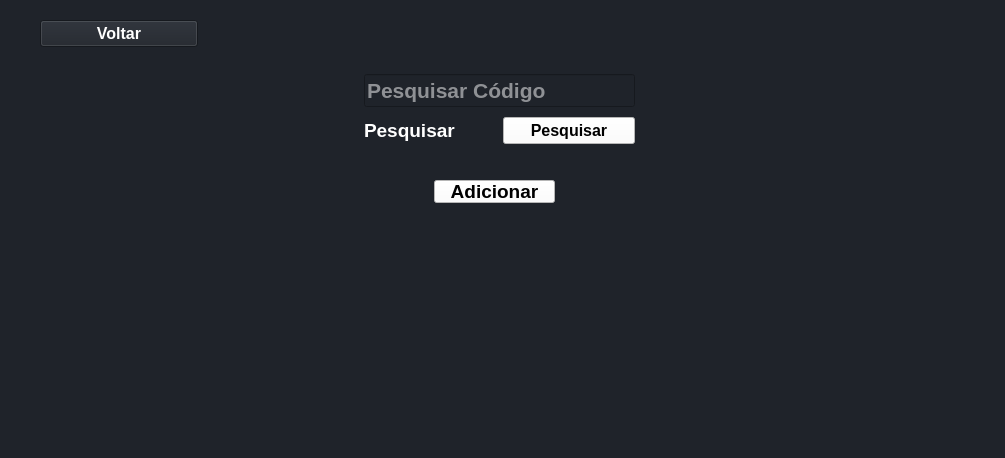
<?xml version="1.0" encoding="UTF-8"?>
<ui version="4.0">
 <class>Dialog</class>
 <widget class="QDialog" name="Dialog">
  <property name="geometry">
   <rect>
    <x>0</x>
    <y>0</y>
    <width>1005</width>
    <height>454</height>
   </rect>
  </property>
  <property name="windowTitle">
   <string>Trocar</string>
  </property>
  <property name="styleSheet">
   <string notr="true">background-color:#1f232a;</string>
  </property>
  <layout class="QGridLayout" name="gridLayout">
   <item row="0" column="0">
    <widget class="QStackedWidget" name="stackedWidget">
     <property name="currentIndex">
      <number>1</number>
     </property>
     <widget class="QWidget" name="page">
      <layout class="QHBoxLayout" name="horizontalLayout">
       <item>
        <widget class="QWidget" name="widget" native="true">
         <layout class="QGridLayout" name="gridLayout_2">
          <item row="0" column="0">
           <widget class="QTableWidget" name="tableWidget">
            <property name="font">
             <font>
              <pointsize>8</pointsize>
             </font>
            </property>
            <property name="styleSheet">
             <string notr="true">QWidget {
  background-color:#1f232a;
    color: #fffff8;
}


QHeaderView::section {
    background-color: #646464;
    padding: 4px;
    font-size: 10pt;
	
    border-style: none;
    border-bottom: 1px solid #fffff8;
    border-right: 1px solid #fffff8;
}

QTableWidget {
    gridline-color: #fffff8;
    font-size: 8pt;

border:none;
}

QHeaderView::section:horizontal
{
    border-top: 1px solid #fffff8;
}

QTableWidget QTableCornerButton::section {
    background-color: #646464;
    border: 1px solid #fffff8;
}

QHeaderView::section:horizontal
{
    border-top: 1px solid #fffff8;
}

QHeaderView::section:vertical
{
    border-left: 1px solid #fffff8;
}
QTableWidget::item:focus{border:none;}

QTableWidget::item{
border: 0px; padding: 5px;

}


</string>
            </property>
            <property name="editTriggers">
             <set>QAbstractItemView::NoEditTriggers</set>
            </property>
            <property name="selectionMode">
             <enum>QAbstractItemView::MultiSelection</enum>
            </property>
            <property name="selectionBehavior">
             <enum>QAbstractItemView::SelectRows</enum>
            </property>
            <attribute name="horizontalHeaderDefaultSectionSize">
             <number>50</number>
            </attribute>
            <attribute name="horizontalHeaderMinimumSectionSize">
             <number>20</number>
            </attribute>
            <column>
             <property name="text">
              <string>Cód</string>
             </property>
            </column>
            <column>
             <property name="text">
              <string>Nome</string>
             </property>
            </column>
            <column>
             <property name="text">
              <string>Qtd</string>
             </property>
            </column>
            <column>
             <property name="text">
              <string>Preço</string>
             </property>
            </column>
            <column>
             <property name="text">
              <string>Desconto</string>
             </property>
            </column>
            <column>
             <property name="text">
              <string>Total</string>
             </property>
            </column>
           </widget>
          </item>
          <item row="0" column="1">
           <widget class="QWidget" name="widget_2" native="true">
            <property name="minimumSize">
             <size>
              <width>300</width>
              <height>0</height>
             </size>
            </property>
            <layout class="QVBoxLayout" name="verticalLayout">
             <item>
              <widget class="QWidget" name="widget_4" native="true">
               <property name="sizePolicy">
                <sizepolicy hsizetype="Preferred" vsizetype="Minimum">
                 <horstretch>0</horstretch>
                 <verstretch>0</verstretch>
                </sizepolicy>
               </property>
               <property name="minimumSize">
                <size>
                 <width>0</width>
                 <height>100</height>
                </size>
               </property>
               <layout class="QGridLayout" name="gridLayout_3">
                <item row="0" column="0">
                 <layout class="QHBoxLayout" name="horizontalLayout_2">
                  <item>
                   <widget class="QLabel" name="label_2">
                    <property name="sizePolicy">
                     <sizepolicy hsizetype="Preferred" vsizetype="Minimum">
                      <horstretch>0</horstretch>
                      <verstretch>0</verstretch>
                     </sizepolicy>
                    </property>
                    <property name="font">
                     <font>
                      <pointsize>9</pointsize>
                      <weight>75</weight>
                      <bold>true</bold>
                     </font>
                    </property>
                    <property name="styleSheet">
                     <string notr="true">color: rgb(255, 255, 255);</string>
                    </property>
                    <property name="text">
                     <string>valor Total:</string>
                    </property>
                   </widget>
                  </item>
                  <item>
                   <widget class="QLabel" name="label">
                    <property name="sizePolicy">
                     <sizepolicy hsizetype="Preferred" vsizetype="Minimum">
                      <horstretch>0</horstretch>
                      <verstretch>0</verstretch>
                     </sizepolicy>
                    </property>
                    <property name="font">
                     <font>
                      <pointsize>10</pointsize>
                      <weight>75</weight>
                      <bold>true</bold>
                     </font>
                    </property>
                    <property name="styleSheet">
                     <string notr="true">color: rgb(255, 255, 255);</string>
                    </property>
                    <property name="text">
                     <string>0,00</string>
                    </property>
                   </widget>
                  </item>
                 </layout>
                </item>
                <item row="1" column="0">
                 <layout class="QHBoxLayout" name="horizontalLayout_3">
                  <item>
                   <widget class="QLabel" name="label_3">
                    <property name="sizePolicy">
                     <sizepolicy hsizetype="Preferred" vsizetype="Minimum">
                      <horstretch>0</horstretch>
                      <verstretch>0</verstretch>
                     </sizepolicy>
                    </property>
                    <property name="font">
                     <font>
                      <pointsize>9</pointsize>
                      <weight>75</weight>
                      <bold>true</bold>
                     </font>
                    </property>
                    <property name="styleSheet">
                     <string notr="true">color: rgb(255, 255, 255);</string>
                    </property>
                    <property name="text">
                     <string>valor produtos:</string>
                    </property>
                   </widget>
                  </item>
                  <item>
                   <widget class="QLabel" name="label_4">
                    <property name="sizePolicy">
                     <sizepolicy hsizetype="Preferred" vsizetype="Minimum">
                      <horstretch>0</horstretch>
                      <verstretch>0</verstretch>
                     </sizepolicy>
                    </property>
                    <property name="font">
                     <font>
                      <pointsize>10</pointsize>
                      <weight>75</weight>
                      <bold>true</bold>
                     </font>
                    </property>
                    <property name="styleSheet">
                     <string notr="true">color: rgb(255, 255, 255);</string>
                    </property>
                    <property name="text">
                     <string>0,00</string>
                    </property>
                   </widget>
                  </item>
                 </layout>
                </item>
                <item row="2" column="0">
                 <layout class="QHBoxLayout" name="horizontalLayout_9">
                  <item>
                   <widget class="QLabel" name="label_14">
                    <property name="sizePolicy">
                     <sizepolicy hsizetype="Preferred" vsizetype="Minimum">
                      <horstretch>0</horstretch>
                      <verstretch>0</verstretch>
                     </sizepolicy>
                    </property>
                    <property name="font">
                     <font>
                      <pointsize>9</pointsize>
                      <weight>75</weight>
                      <bold>true</bold>
                     </font>
                    </property>
                    <property name="styleSheet">
                     <string notr="true">color: rgb(255, 255, 255);</string>
                    </property>
                    <property name="text">
                     <string>Distância de valor:</string>
                    </property>
                   </widget>
                  </item>
                  <item>
                   <widget class="QLabel" name="label_15">
                    <property name="sizePolicy">
                     <sizepolicy hsizetype="Preferred" vsizetype="Minimum">
                      <horstretch>0</horstretch>
                      <verstretch>0</verstretch>
                     </sizepolicy>
                    </property>
                    <property name="font">
                     <font>
                      <pointsize>10</pointsize>
                      <weight>75</weight>
                      <bold>true</bold>
                     </font>
                    </property>
                    <property name="styleSheet">
                     <string notr="true">color: rgb(255, 255, 255);</string>
                    </property>
                    <property name="text">
                     <string>0,00</string>
                    </property>
                   </widget>
                  </item>
                 </layout>
                </item>
               </layout>
              </widget>
             </item>
             <item>
              <widget class="QWidget" name="widget_3" native="true">
               <property name="sizePolicy">
                <sizepolicy hsizetype="Preferred" vsizetype="Expanding">
                 <horstretch>0</horstretch>
                 <verstretch>0</verstretch>
                </sizepolicy>
               </property>
               <layout class="QGridLayout" name="gridLayout_4">
                <item row="1" column="0">
                 <widget class="QPushButton" name="pushButton">
                  <property name="font">
                   <font>
                    <pointsize>12</pointsize>
                    <weight>75</weight>
                    <bold>true</bold>
                   </font>
                  </property>
                  <property name="cursor">
                   <cursorShape>PointingHandCursor</cursorShape>
                  </property>
                  <property name="styleSheet">
                   <string notr="true">color: rgb(255, 255, 255);
background-color: rgb(0, 0, 127);</string>
                  </property>
                  <property name="text">
                   <string>Adicionar Produtos</string>
                  </property>
                 </widget>
                </item>
                <item row="0" column="0">
                 <widget class="QListWidget" name="listWidget">
                  <property name="sizePolicy">
                   <sizepolicy hsizetype="Minimum" vsizetype="Minimum">
                    <horstretch>0</horstretch>
                    <verstretch>0</verstretch>
                   </sizepolicy>
                  </property>
                  <property name="font">
                   <font>
                    <pointsize>14</pointsize>
                    <weight>75</weight>
                    <bold>true</bold>
                   </font>
                  </property>
                  <property name="styleSheet">
                   <string notr="true">color: rgb(255, 255, 255);</string>
                  </property>
                 </widget>
                </item>
                <item row="2" column="0">
                 <widget class="QPushButton" name="pushButton_2">
                  <property name="font">
                   <font>
                    <pointsize>12</pointsize>
                    <weight>75</weight>
                    <bold>true</bold>
                   </font>
                  </property>
                  <property name="cursor">
                   <cursorShape>PointingHandCursor</cursorShape>
                  </property>
                  <property name="styleSheet">
                   <string notr="true">color: rgb(255, 255, 255);
background-color: rgb(0, 85, 0);</string>
                  </property>
                  <property name="text">
                   <string>Salvar</string>
                  </property>
                 </widget>
                </item>
               </layout>
              </widget>
             </item>
            </layout>
           </widget>
          </item>
         </layout>
        </widget>
       </item>
      </layout>
     </widget>
     <widget class="QWidget" name="page_2">
      <layout class="QHBoxLayout" name="horizontalLayout_4">
       <item>
        <widget class="QWidget" name="widget_6" native="true">
         <widget class="QPushButton" name="pushButton_3">
          <property name="geometry">
           <rect>
            <x>20</x>
            <y>0</y>
            <width>158</width>
            <height>27</height>
           </rect>
          </property>
          <property name="font">
           <font>
            <pointsize>12</pointsize>
            <weight>75</weight>
            <bold>true</bold>
           </font>
          </property>
          <property name="cursor">
           <cursorShape>PointingHandCursor</cursorShape>
          </property>
          <property name="styleSheet">
           <string notr="true">color: rgb(255, 255, 255);</string>
          </property>
          <property name="text">
           <string>Voltar</string>
          </property>
         </widget>
        </widget>
       </item>
       <item>
        <widget class="QWidget" name="widget_5" native="true">
         <widget class="QWidget" name="verticalLayoutWidget">
          <property name="geometry">
           <rect>
            <x>20</x>
            <y>50</y>
            <width>271</width>
            <height>80</height>
           </rect>
          </property>
          <layout class="QVBoxLayout" name="verticalLayout_2">
           <item>
            <widget class="QLineEdit" name="lineEdit">
             <property name="minimumSize">
              <size>
               <width>0</width>
               <height>30</height>
              </size>
             </property>
             <property name="font">
              <font>
               <pointsize>16</pointsize>
               <weight>75</weight>
               <bold>true</bold>
              </font>
             </property>
             <property name="styleSheet">
              <string notr="true">color: rgb(255, 255, 255);</string>
             </property>
             <property name="maxLength">
              <number>50</number>
             </property>
             <property name="placeholderText">
              <string>Pesquisar Código</string>
             </property>
            </widget>
           </item>
           <item>
            <layout class="QHBoxLayout" name="horizontalLayout_5">
             <item>
              <widget class="QLabel" name="label_6">
               <property name="font">
                <font>
                 <pointsize>14</pointsize>
                 <weight>75</weight>
                 <bold>true</bold>
                </font>
               </property>
               <property name="styleSheet">
                <string notr="true">color: rgb(255, 255, 255);</string>
               </property>
               <property name="text">
                <string>Pesquisar</string>
               </property>
              </widget>
             </item>
             <item>
              <widget class="QPushButton" name="pushButton_pesquisar">
               <property name="font">
                <font>
                 <pointsize>12</pointsize>
                 <weight>75</weight>
                 <bold>true</bold>
                </font>
               </property>
               <property name="cursor">
                <cursorShape>PointingHandCursor</cursorShape>
               </property>
               <property name="styleSheet">
                <string notr="true">background-color: rgb(255, 255, 255);</string>
               </property>
               <property name="text">
                <string>Pesquisar</string>
               </property>
              </widget>
             </item>
            </layout>
           </item>
          </layout>
         </widget>
         <widget class="QPushButton" name="pushButton_adicionar">
          <property name="geometry">
           <rect>
            <x>90</x>
            <y>160</y>
            <width>121</width>
            <height>23</height>
           </rect>
          </property>
          <property name="font">
           <font>
            <pointsize>14</pointsize>
            <weight>75</weight>
            <bold>true</bold>
           </font>
          </property>
          <property name="cursor">
           <cursorShape>PointingHandCursor</cursorShape>
          </property>
          <property name="styleSheet">
           <string notr="true">background-color: rgb(255, 255, 255);</string>
          </property>
          <property name="text">
           <string>Adicionar</string>
          </property>
         </widget>
         <widget class="QTextEdit" name="textEdit">
          <property name="enabled">
           <bool>false</bool>
          </property>
          <property name="geometry">
           <rect>
            <x>0</x>
            <y>210</y>
            <width>311</width>
            <height>141</height>
           </rect>
          </property>
          <property name="font">
           <font>
            <pointsize>14</pointsize>
            <weight>75</weight>
            <bold>true</bold>
           </font>
          </property>
          <property name="styleSheet">
           <string notr="true">border:none;</string>
          </property>
         </widget>
        </widget>
       </item>
       <item>
        <widget class="QWidget" name="widget_7" native="true"/>
       </item>
      </layout>
     </widget>
    </widget>
   </item>
  </layout>
 </widget>
 <resources/>
 <connections>
  <connection>
   <sender>pushButton_3</sender>
   <signal>clicked()</signal>
   <receiver>lineEdit</receiver>
   <slot>clear()</slot>
   <hints>
    <hint type="sourcelabel">
     <x>133</x>
     <y>31</y>
    </hint>
    <hint type="destinationlabel">
     <x>465</x>
     <y>90</y>
    </hint>
   </hints>
  </connection>
  <connection>
   <sender>pushButton_3</sender>
   <signal>clicked()</signal>
   <receiver>textEdit</receiver>
   <slot>clear()</slot>
   <hints>
    <hint type="sourcelabel">
     <x>161</x>
     <y>23</y>
    </hint>
    <hint type="destinationlabel">
     <x>443</x>
     <y>329</y>
    </hint>
   </hints>
  </connection>
  <connection>
   <sender>pushButton_adicionar</sender>
   <signal>clicked()</signal>
   <receiver>lineEdit</receiver>
   <slot>clear()</slot>
   <hints>
    <hint type="sourcelabel">
     <x>505</x>
     <y>187</y>
    </hint>
    <hint type="destinationlabel">
     <x>453</x>
     <y>81</y>
    </hint>
   </hints>
  </connection>
  <connection>
   <sender>pushButton_adicionar</sender>
   <signal>clicked()</signal>
   <receiver>textEdit</receiver>
   <slot>clear()</slot>
   <hints>
    <hint type="sourcelabel">
     <x>516</x>
     <y>185</y>
    </hint>
    <hint type="destinationlabel">
     <x>508</x>
     <y>265</y>
    </hint>
   </hints>
  </connection>
 </connections>
</ui>
